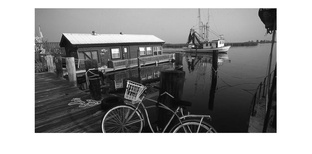
%> input picture Edgedetection/5EJJH.jpg, 312 x 154 px, shrunk from 950 x 468 before the run
$ octave main.m   (GNU Octave 9; MATLAB toolbox functions it lacks are replaced by stand-ins)
%> lines starting %> are read from the running program, lines starting %| are printed output that depends on the picture
%> further down, I is the input picture: size 154x312x3 uint8; min 0, max 255, mean 153.4
### Edgedetection/prewitt.m
function out_img = prewitt( img_ori )
%PREWITT Summary of this function goes here
%

    I = rgb2gray(img_ori);
%> I: size 154x312 uint8
    I = im2double(I);
%> I: size 154x312 double

    % mask
    maskX=[-1 -1 -1;0 0 0;1 1 1]/6;
    maskY=[-1 0 1; -1 0 1; -1 0 1]/6;

    Gx=abs(conv2(I, maskY, 'same'));
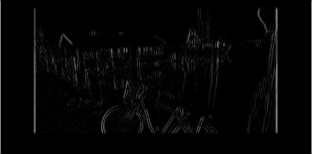
%> Gx: size 154x312 double; min 0, max 0.5, mean 0.0212
    Gy=abs(conv2(I, maskX, 'same'));
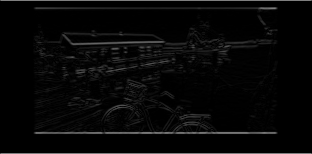
%> Gy: size 154x312 double; min 0, max 0.5, mean 0.0301

    magnitude = sqrt( Gx.^2 + Gy.^2); % L2 norm
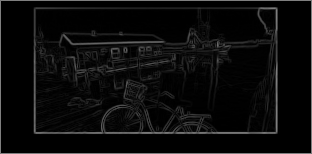
%> magnitude: size 154x312 double; min 0, max 0.5, mean 0.0455
    out_img = magnitude > 0.08995; % hard coding
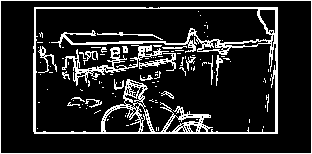
%> out_img: size 154x312 logical; 14.8% white in thin lines or dots


end

### Edgedetection/main.m
% [4 lines of commented-out code are left out]


I = imread('5EJJH.jpg');
%f_ori = figure('Name', 'original image'), imshow(I);

% - using prewitt
I_prewitt = prewitt(I);
%f_p = figure('Name', 'prewitt'), imshow(I_prewitt);

%figure, edge(I_prewitt,'Prewitt', [], 'both', 'nothinning');


% - using sobel
%> (the run ends here)

$ run again, with Edgedetection/rock_sobel.jpg copied over Edgedetection/5EJJH.jpg
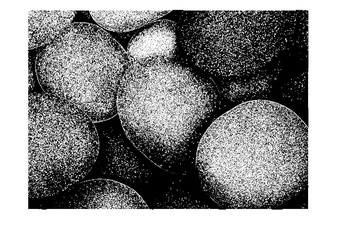
%> input picture Edgedetection/rock_sobel.jpg, 337 x 231 px, shrunk from 1026 x 702 before the run
%> I is the input picture: size 231x337x3 uint8; min 0, max 255, mean 141.2
%> in prewitt, `magnitude = sqrt( Gx.^2 + Gy.^2);`:
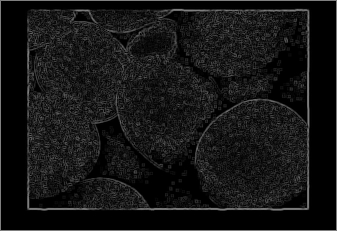
%> magnitude: size 231x337 double; min 0, max 0.5, mean 0.0831
%> in prewitt, `out_img = magnitude > 0.08995;`:
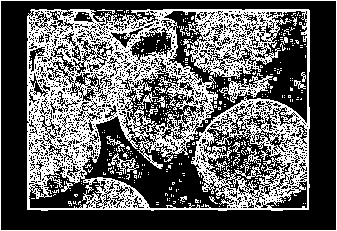
%> out_img: size 231x337 logical; 38.1% white in thin lines or dots
